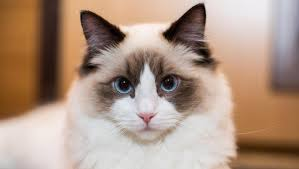
#> input picture kucing.jpeg, 299 x 169 px
$ python lat3.py
#> lines starting #> are read from the running program, lines starting #| are printed output that depends on the picture
import cv2
import numpy as np
import matplotlib.pyplot as plt

# read image
img = cv2.imread(r'kucing.jpeg')
#> img is the input picture: shape (169, 299, 3); mean B, G, R 133.4, 149.9, 174.6

# convert image grayscale
gray= cv2.cvtColor(img, cv2.COLOR_BGR2GRAY)
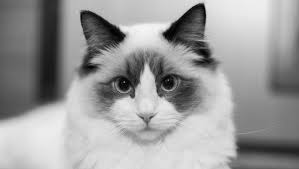
#> gray: shape (169, 299); min 1, max 247, mean 155.4

# resize gambar
gray = cv2.resize(gray,(0,0),fx=0.5,fy=0.5)
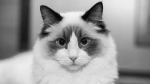
#> gray: shape (84, 150); min 3, max 245, mean 155.3
hist= cv2.calcHist([gray],[0],None,[256],[0,256])
#> hist = 256 values, max 222 at index 216, min 0 at index 0, mean 49.22

plt.figure(figsize=(12,12))
plt.subplot(121)
plt.imshow(gray, cmap='gray')
plt.title('Original Image')

plt.subplot(122)
plt.plot(hist)
plt.xlabel('Pixel intensity')
plt.ylabel('Number of pixels')
plt.title('Grayscale Histogram')

plt.show()
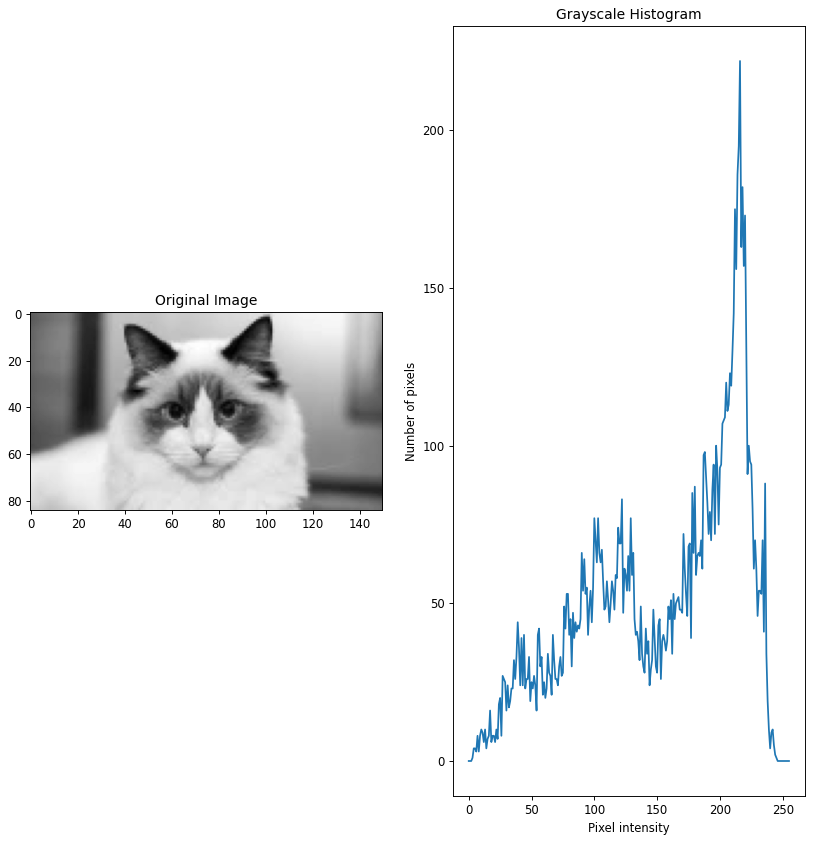
#> figure drawn by matplotlib, 2 panels; panel 2: curve peaks at x = 216, y = 222

cv2.waitKey(0)
cv2.destroyAllWindows()
